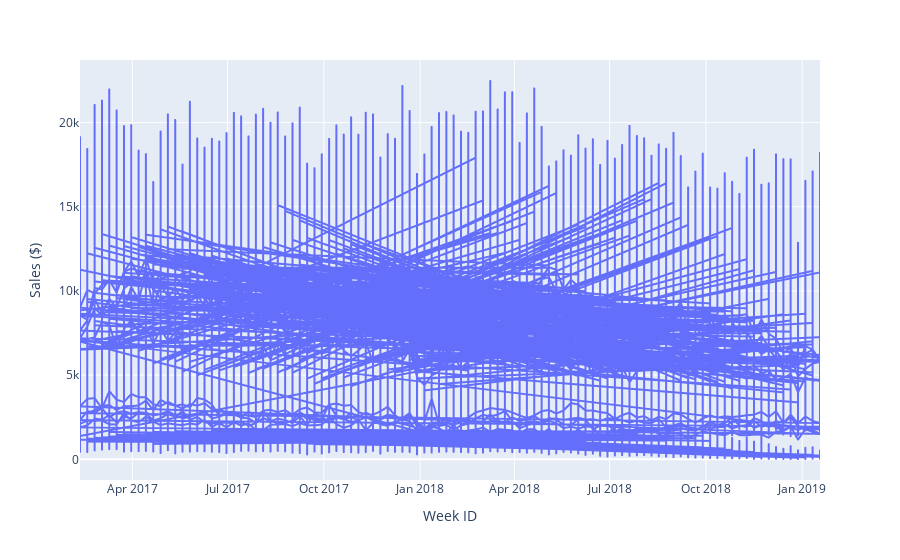

Here is the notebook cell this chart was saved with:
### Code cell
fig = px.line(In_stock, x = 'Week ID',y='Sales ($)' )
fig.show()

### Figure 1 — Plotly figure (JSON) as saved in the notebook; plotly's stock layout.template omitted (floating-point values rounded to 4 significant figures; data arrays with more than 128 entries replaced by an {"elided": "..."} marker saying what was removed)
{"data": [{"hovertemplate": "Week ID=%{x}<br>Sales ($)=%{y}<extra></extra>", "legendgroup": "", "line": {"color": "#636efa", "dash": "solid"}, "mode": "lines", "name": "", "showlegend": false, "type": "scattergl", "x": {"elided": "9180 str values"}, "xaxis": "x", "y": {"elided": "9180 float values"}, "yaxis": "y"}], "layout": {"legend": {"tracegroupgap": 0}, "margin": {"t": 60}, "xaxis": {"anchor": "y", "domain": [0, 1], "title": {"text": "Week ID"}}, "yaxis": {"anchor": "x", "domain": [0, 1], "title": {"text": "Sales ($)"}}}}
